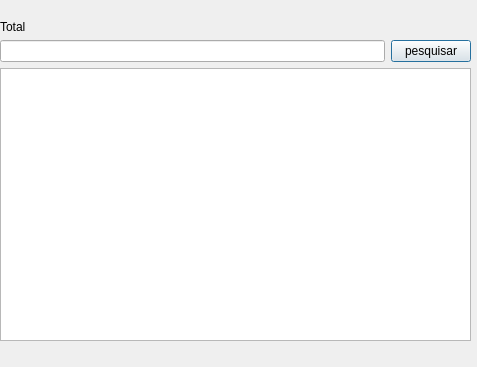
<?xml version="1.0" encoding="UTF-8"?>
<ui version="4.0">
 <class>Search</class>
 <widget class="QDialog" name="Search">
  <property name="geometry">
   <rect>
    <x>0</x>
    <y>0</y>
    <width>477</width>
    <height>367</height>
   </rect>
  </property>
  <property name="windowTitle">
   <string>Dialog</string>
  </property>
  <widget class="QWidget" name="verticalLayoutWidget">
   <property name="geometry">
    <rect>
     <x>0</x>
     <y>20</y>
     <width>471</width>
     <height>321</height>
    </rect>
   </property>
   <layout class="QVBoxLayout" name="verticalLayout">
    <item>
     <widget class="QLabel" name="lTotal">
      <property name="text">
       <string>Total</string>
      </property>
     </widget>
    </item>
    <item>
     <layout class="QHBoxLayout" name="horizontalLayout">
      <item>
       <widget class="QLineEdit" name="leItem"/>
      </item>
      <item>
       <widget class="QPushButton" name="btnPesquisar">
        <property name="text">
         <string>pesquisar</string>
        </property>
       </widget>
      </item>
     </layout>
    </item>
    <item>
     <widget class="QListView" name="lvItens">
      <property name="editTriggers">
       <set>QAbstractItemView::EditTrigger::NoEditTriggers</set>
      </property>
     </widget>
    </item>
   </layout>
  </widget>
 </widget>
 <resources/>
 <connections/>
</ui>
